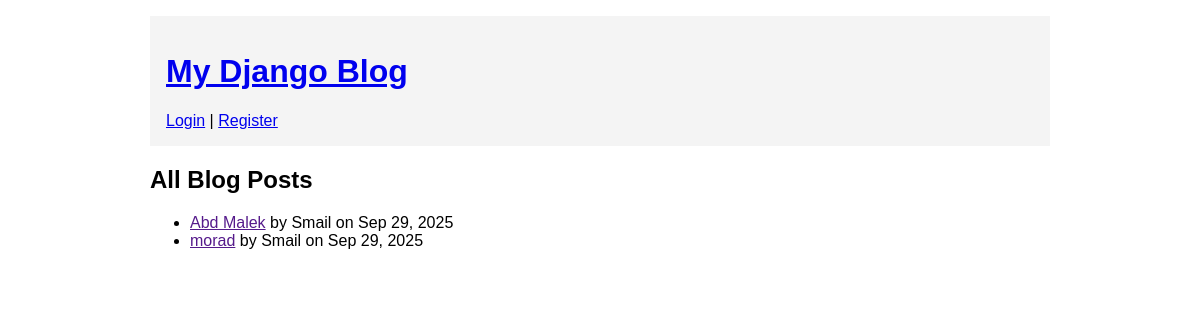
The app's page /, older data.
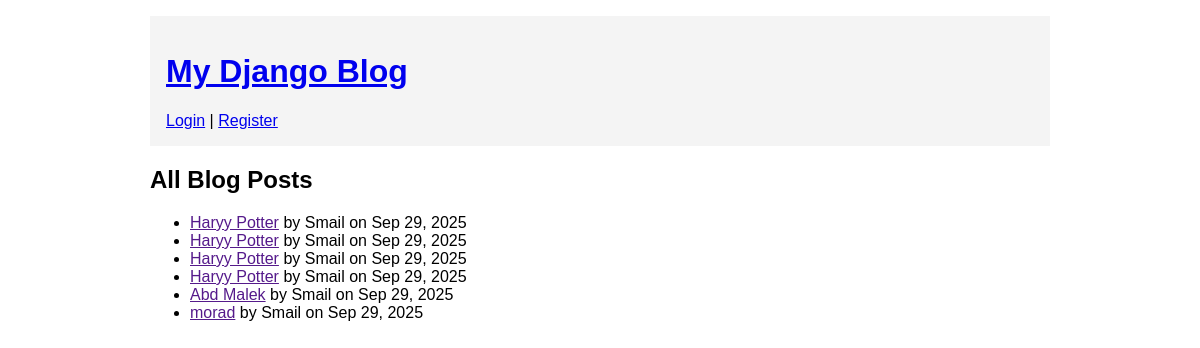
The same page, newer data.
### blog/models.py (models this page shows, shortened)
class Post(models.Model):
    title = models.CharField(max_length=200)
    content = models.TextField()
    published_date = models.DateTimeField(auto_now_add=True)
    author = models.ForeignKey(User, on_delete=models.CASCADE, related_name='posts')
    tags = TaggableManager()
    class Meta:
        ordering = ['-published_date']

### blog/views.py (the view)
# urls.py: path('', views.post_list, name='post_list'),
def post_list(request):
    posts = Post.objects.all()
    return render(request, 'blog/post_list.html', {'posts': posts})

### blog/templates/blog/post_list.html (shortened to what this page needs)
{% extends 'blog/base.html' %}
{% block content %}
  <h2>All Blog Posts</h2>
  <ul>
    {% for post in posts %}
      <li>
        <a href="{{ post.get_absolute_url }}">{{ post.title }}</a>
        by {{ post.author }} on {{ post.published_date|date:"M d, Y" }}
      </li>
    {% empty %}
      <li>No posts yet.</li>
    {% endfor %}
  </ul>
{% endblock %}

### blog/templates/blog/base.html (shortened to what this page needs)
<!DOCTYPE html>
<html lang="en">
<head>
  {% load static %}
  <link rel="stylesheet" href="{% static 'blog/css/style.css' %}">
</head>
<body>
  <header>
    <h1><a href="{% url 'blog:post_list' %}">My Django Blog</a></h1>
    <nav>
      {% if user.is_authenticated %}
        <a href="{% url 'blog:profile' %}">Profile</a> |
        <a href="{% url 'blog:logout' %}">Logout</a>
      {% else %}
        <a href="{% url 'blog:login' %}">Login</a> |
        <a href="{% url 'blog:register' %}">Register</a>
      {% endif %}
    </nav>
  </header>
  <main>
    {% block content %}{% endblock %}
  </main>
</body>
</html>

### blog/static/blog/css/style.css (style rules this page uses)
body { font-family: Arial, sans-serif; max-width: 900px; margin: 0 auto; padding: 1rem; }
header { background: #f4f4f4; padding: 1rem; margin-bottom: 1rem; }

Row changes from the older to the newer data that the page shows:
added Post: title "Haryy Potter", author "Smail", published_date "Sep 29, 2025"
added Post: title "Haryy Potter", author "Smail", published_date "Sep 29, 2025"
added Post: title "Haryy Potter", author "Smail", published_date "Sep 29, 2025"
added Post: title "Haryy Potter", author "Smail", published_date "Sep 29, 2025"
